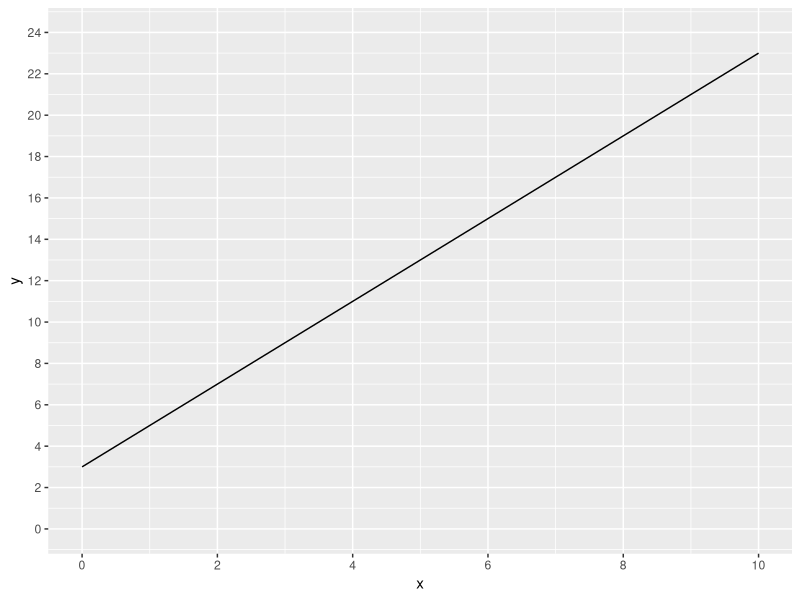

The R script that drew this image:
## ---- chunk 1
#| fig-width: 5

library(ggplot2,quietly = T)
data.frame(x=seq.int(0,10,1),
           y=seq(3,23,length.out=11)) |>
  ggplot(aes(x,y)) + 
    geom_line() +
    scale_y_continuous(breaks = seq.int(0,24,2),limits = c(0,24)) +
    scale_x_continuous(breaks = seq.int(0,10,2)) 
